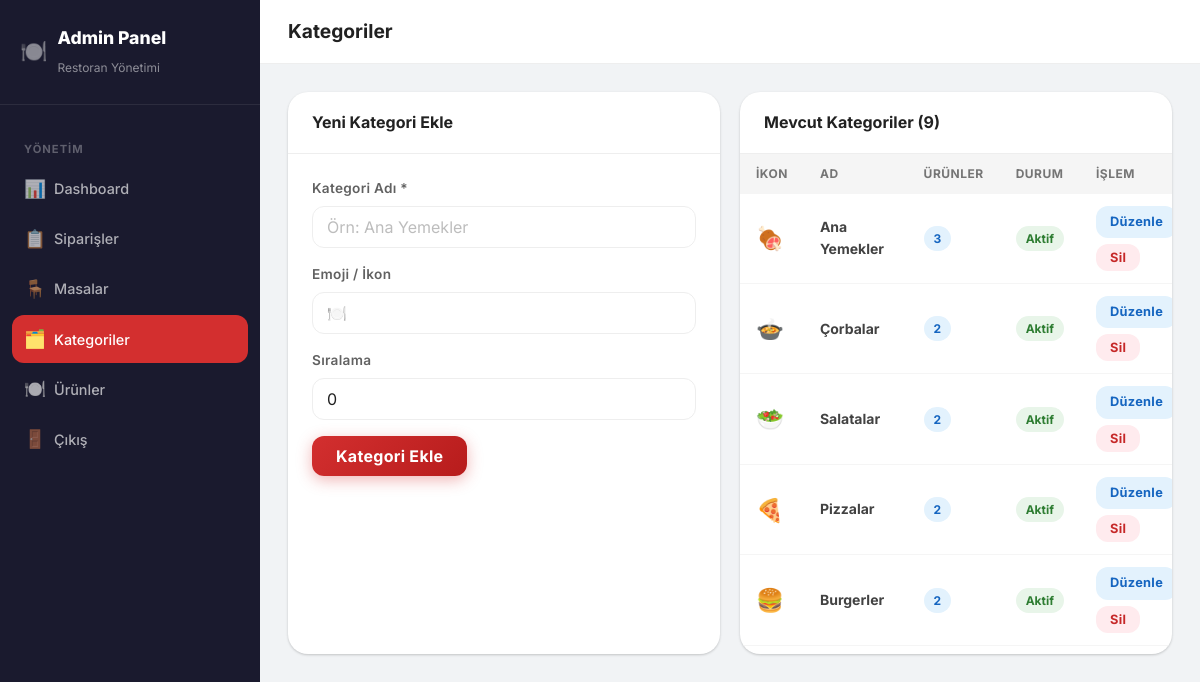
/admin/categories.php (signed in), run on the app's committed database.
### tables this page shows
CREATE TABLE IF NOT EXISTS categories (
    id INT AUTO_INCREMENT PRIMARY KEY,
    name VARCHAR(100) NOT NULL,
    icon VARCHAR(50) DEFAULT '🍽️',
    sort_order INT DEFAULT 0,
    is_active TINYINT(1) DEFAULT 1,
    created_at TIMESTAMP DEFAULT CURRENT_TIMESTAMP
);

### includes/config.php (called while the page is built, shortened)
<?php
function db() {
    static $pdo = null;
    if ($pdo === null) {
        try {
            $pdo = new PDO(
                'mysql:host=' . DB_HOST . ';dbname=' . DB_NAME . ';charset=utf8mb4',
                DB_USER,
                DB_PASS,
                [
                    PDO::ATTR_ERRMODE => PDO::ERRMODE_EXCEPTION,
                    PDO::ATTR_DEFAULT_FETCH_MODE => PDO::FETCH_ASSOC,
                    PDO::ATTR_EMULATE_PREPARES => false,
                ]
            );
        } catch (PDOException $e) {
            die(json_encode(['error' => 'Database connection failed: ' . $e->getMessage()]));
        }
    }
    return $pdo;
}
function sanitize($str) {
    return htmlspecialchars(trim($str), ENT_QUOTES, 'UTF-8');
}

### admin/categories.php (the view, shortened to what this page needs)
<?php
require_once 'includes/auth.php';
$cats = db()->query("SELECT c.*, (SELECT COUNT(*) FROM products p WHERE p.category_id = c.id) as product_count FROM categories c ORDER BY c.sort_order ASC, c.id ASC")->fetchAll();
$edit_cat = null;
?>
<!DOCTYPE html>
<html lang="tr">
<head>
  <link rel="stylesheet" href="../assets/css/style.css">
</head>
<body class="admin-body">
<div style="display:flex">
  <aside class="admin-sidebar" id="admin-sidebar">
    <div class="admin-sidebar-header">
      <div style="display:flex;align-items:center;gap:10px">
        <span style="font-size:22px">🍽️</span>
        <div><h2>Admin Panel</h2><span>Restoran Yönetimi</span></div>
      </div>
    </div>
    <?php adminNav('Kategoriler') ?>
  </aside>
  <main class="admin-main">
    <div class="admin-topbar">
      <div style="display:flex;align-items:center;gap:12px">
        <h1>Kategoriler</h1>
      </div>
    </div>
    <div class="admin-content">
      <div style="display:grid;grid-template-columns:1fr 1fr;gap:20px">
        <div class="admin-card">
          <div class="admin-card-header">
            <h2><?= $edit_cat ? 'Kategori Düzenle' : 'Yeni Kategori Ekle' ?></h2>
          </div>
          <div class="admin-card-body">
            <form method="POST" class="admin-form">
              <div class="form-group">
                <label>Kategori Adı *</label>
                <input type="text" name="name" class="form-control" placeholder="Örn: Ana Yemekler" value="<?= sanitize($edit_cat['name'] ?? '') ?>" required>
              </div>
              <div class="form-group">
                <label>Emoji / İkon</label>
                <input type="text" name="icon" class="form-control" placeholder="Emoji (Örn: 🍕)" value="<?= sanitize($edit_cat['icon'] ?? '🍽️') ?>">
              </div>
              <div class="form-group">
                <label>Sıralama</label>
                <input type="number" name="sort_order" class="form-control" value="<?= (int)($edit_cat['sort_order'] ?? 0) ?>" min="0">
              </div>
              <button type="submit" class="btn btn-primary" style="width:auto;padding:10px 24px">
                <?= $edit_cat ? 'Güncelle' : 'Kategori Ekle' ?>
              </button>
            </form>
          </div>
        </div>
        <div class="admin-card">
          <div class="admin-card-header"><h2>Mevcut Kategoriler (<?= count($cats) ?>)</h2></div>
          <div style="overflow:auto;max-height:500px">
            <table class="data-table">
              <thead><tr><th>İkon</th><th>Ad</th><th>Ürünler</th><th>Durum</th><th>İşlem</th></tr></thead>
              <tbody>
                <?php foreach ($cats as $c): ?>
                <tr>
                  <td style="font-size:1.4rem"><?= sanitize($c['icon']) ?></td>
                  <td><strong><?= sanitize($c['name']) ?></strong></td>
                  <td><span class="badge badge-preparing"><?= $c['product_count'] ?></span></td>
                  <td><span class="badge <?= $c['is_active'] ? 'badge-ready' : 'badge-completed' ?>"><?= $c['is_active'] ? 'Aktif' : 'Pasif' ?></span></td>
                  <td>
                    <div class="action-btns">
                      <a href="?edit=<?= $c['id'] ?>" class="btn btn-sm btn-info">Düzenle</a>
                      <form method="POST" style="display:inline" onsubmit="return confirm('Bu kategoriyi silmek istediğinizden emin misiniz?')">
                        <button type="submit" class="btn btn-sm btn-danger">Sil</button>
                      </form>
                    </div>
                  </td>
                </tr>
                <?php endforeach; ?>
              </tbody>
            </table>
          </div>
        </div>
      </div>
    </div>
  </main>
</div>
</body>
</html>

### admin/includes/auth.php (shortened to what this page needs)
<?php
require_once __DIR__ . '/../../includes/config.php';
function adminNav($active = '') {
    $nav = [
        ['href' => 'index.php',      'icon' => '📊', 'label' => 'Dashboard'],
        ['href' => 'orders.php',     'icon' => '📋', 'label' => 'Siparişler'],
        ['href' => 'tables.php',     'icon' => '🪑', 'label' => 'Masalar'],
        ['href' => 'categories.php', 'icon' => '🗂️', 'label' => 'Kategoriler'],
        ['href' => 'products.php',   'icon' => '🍽️', 'label' => 'Ürünler'],
        ['href' => 'logout.php',     'icon' => '🚪', 'label' => 'Çıkış'],
    ];
    echo '<nav class="admin-nav">';
    echo '<div class="nav-section">YÖNETİM</div>';
    foreach ($nav as $item) {
        $cls = ($active === $item['label']) ? ' active' : '';
        echo "<a href='{$item['href']}' class='$cls'><span class='nav-icon'>{$item['icon']}</span>{$item['label']}</a>";
    }
    echo '</nav>';
}

### data on the page
categories: icon "🍖", name "Ana Yemekler", product_count "3", is_active "Aktif"
categories: icon "🍲", name "Çorbalar", product_count "2", is_active "Aktif"
categories: icon "🥗", name "Salatalar", product_count "2", is_active "Aktif"
categories: icon "🍕", name "Pizzalar", product_count "2", is_active "Aktif"
categories: icon "🍔", name "Burgerler", product_count "2", is_active "Aktif"

### other printed values
$item['icon'] "📊"
$item['label'] "Dashboard"
$item['icon'] "📋"
$item['label'] "Siparişler"
$item['icon'] "🪑"
$item['label'] "Masalar"
$item['icon'] "🗂️"
$item['label'] "Kategoriler"
$item['icon'] "🍽️"
$item['label'] "Ürünler"
$item['icon'] "🚪"
$item['label'] "Çıkış"
count($cats) "9"
